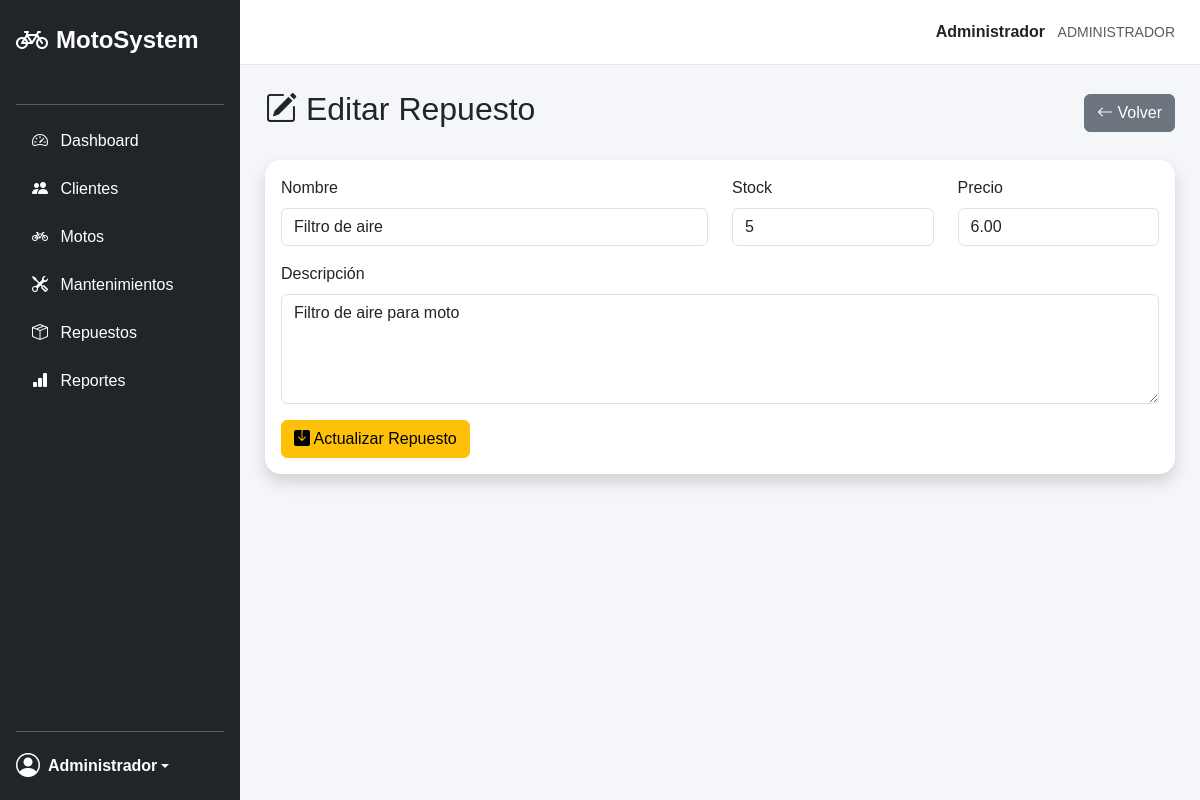
Page /views/repuestos/editar.php?id=3 (signed in) on the committed database.
### tables this page shows
CREATE TABLE repuestos (
    id_repuesto INT AUTO_INCREMENT PRIMARY KEY,
    nombre VARCHAR(100) NOT NULL,
    descripcion TEXT,
    stock INT NOT NULL DEFAULT 0,
    precio DECIMAL(10,2) NOT NULL DEFAULT 0.00,
    estado TINYINT DEFAULT 1,
    fecha_registro TIMESTAMP DEFAULT CURRENT_TIMESTAMP
);

### config/conexion.php (called while the page is built, shortened)
<?php
class Conexion
{
    private $host = "localhost";
    private $usuario = "root";
    private $password = "1234";
    private $base_datos = "sistema_motos";
    public function conectar()
    {
        $conexion = new mysqli(
            $this->host,
            $this->usuario,
            $this->password,
            $this->base_datos
        );
        $conexion->set_charset("utf8");
        return $conexion;
    }
}
?>

### models/Repuesto.php (called while the page is built, shortened)
<?php
require_once __DIR__ . "/../config/conexion.php";
class Repuesto {
    private $conexion;
    public function __construct() {
        $database = new Conexion();
        $this->conexion = $database->conectar();
    }
    public function obtenerPorId($id) {
        $sql = "SELECT * FROM repuestos
                WHERE id_repuesto = ?";
        $stmt = $this->conexion->prepare($sql);
        $stmt->bind_param("i", $id);
        $stmt->execute();
        $resultado = $stmt->get_result();
        return $resultado->fetch_assoc();
    }
}
?>

### views/repuestos/editar.php (the view, shortened to what this page needs)
<?php
require_once "../../models/Repuesto.php";
$modelo = new Repuesto();
$repuesto = $modelo->obtenerPorId($_GET["id"]);
?>
<div class="d-flex justify-content-between align-items-center mb-4">
    <h2>
        <i class="bi bi-pencil-square"></i>
        Editar Repuesto
    </h2>
    <a href="index.php" class="btn btn-secondary">
        <i class="bi bi-arrow-left"></i>
        Volver
    </a>
</div>
<div class="card border-0 shadow rounded-4">
    <div class="card-body">
        <form
            action="../../controllers/RepuestoController.php"
            method="POST"
        >
            <div class="row">
                <div class="col-md-6 mb-3">
                    <label class="form-label">
                        Nombre
                    </label>
                    <input
                        type="text"
                        name="nombre"
                        class="form-control"
                        value="<?php echo $repuesto['nombre']; ?>"
                        required
                    >
                </div>
                <div class="col-md-3 mb-3">
                    <label class="form-label">
                        Stock
                    </label>
                    <input
                        type="number"
                        name="stock"
                        class="form-control"
                        min="0"
                        value="<?php echo $repuesto['stock']; ?>"
                        required
                    >
                </div>
                <div class="col-md-3 mb-3">
                    <label class="form-label">
                        Precio
                    </label>
                    <input
                        type="number"
                        name="precio"
                        class="form-control"
                        step="0.01"
                        min="0"
                        value="<?php echo $repuesto['precio']; ?>"
                        required
                    >
                </div>
            </div>
            <div class="mb-3">
                <label class="form-label">
                    Descripción
                </label>
                <textarea
                    name="descripcion"
                    class="form-control"
                    rows="4"
                ><?php echo $repuesto['descripcion']; ?></textarea>
            </div>
            <button
                type="submit"
                name="actualizar"
                class="btn btn-warning"
            >
                <i class="bi bi-save-fill"></i>
                Actualizar Repuesto
            </button>
        </form>
    </div>
</div>
<?php
include "../layouts/app.php";
?>

### public/css/estilos.css (style rules this page uses)
* { box-sizing: border-box; }
body { background-color: #f4f6f9; font-family: Arial, Helvetica, sans-serif; }

### rows in the picture
repuestos: nombre "Filtro de aire", stock "5", precio "6.00", descripcion "Filtro de aire para moto"

### other values in the picture
$_SESSION["nombre"] "Administrador"
$_SESSION["rol"] "ADMINISTRADOR"
